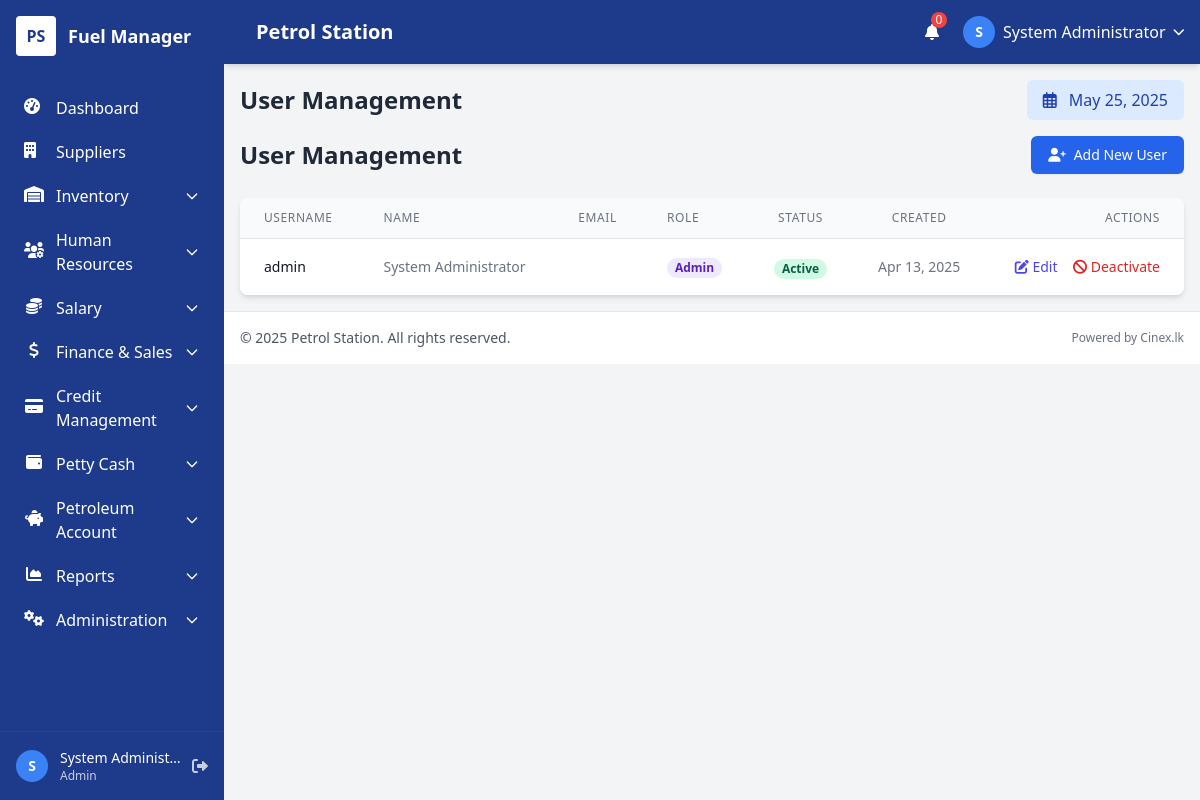
/users.php (signed in), run on the app's committed database.
### tables this page shows
CREATE TABLE `users` (
  `user_id` int(11) NOT NULL AUTO_INCREMENT,
  `username` varchar(50) NOT NULL,
  `password` varchar(255) NOT NULL,
  `full_name` varchar(100) NOT NULL,
  `role` enum('admin','manager','cashier','attendant') NOT NULL DEFAULT 'attendant',
  `status` enum('active','inactive') NOT NULL DEFAULT 'active',
  `last_login` datetime DEFAULT NULL,
  `created_at` timestamp NOT NULL DEFAULT current_timestamp(),
  `email` varchar(100) DEFAULT NULL,
  PRIMARY KEY (`user_id`),
  UNIQUE KEY `username` (`username`)
);

### includes/config.php (called while the page is built, shortened)
<?php
$app_settings = [];

### includes/functions.php (called while the page is built, shortened)
<?php
function load_settings($conn) {
    global $app_settings;
    $query = "SELECT setting_name, setting_value FROM system_settings";
    $result = $conn->query($query);
    if ($result && $result->num_rows > 0) {
        while ($row = $result->fetch_assoc()) {
            $app_settings[$row['setting_name']] = $row['setting_value'];
        }
    }
    return $app_settings;
}
function get_setting($setting_name, $default = null) {
    global $app_settings;
    if (isset($app_settings[$setting_name])) {
        return $app_settings[$setting_name];
    }
    return $default;
}

### includes/db.php (called while the page is built, shortened)
<?php
require_once __DIR__ . '/config.php';
require_once __DIR__ . '/functions.php';
try {
    $conn = @new mysqli($db_host, $db_user, $db_pass, $db_name);
    if (function_exists('load_settings')) {
       load_settings($conn);
    } else {
       error_log("Warning: function 'load_settings' not found after including functions.php in db.php.");
    }
} catch (Exception $e) {
    error_log("Database setup error: " . $e->getMessage());
    echo "<!DOCTYPE html><html><head><title>Database Error</title></head><body style='font-family: sans-serif;'>";
    echo "<div style='border: 2px solid #cc0000; padding: 20px; margin: 30px auto; max-width: 800px; background-color: #fff0f0;'>";
    echo "<h2 style='color: #cc0000;'>Database Connection Error</h2>";
    echo "<p>We encountered a problem connecting to the database. This may be temporary.</p>";
    echo "<p>Please notify the system administrator if this problem persists.</p>";
    echo "</div>";
    echo "</body></html>";
    exit;
}
?>

### users.php (the view, shortened to what this page needs)
<?php
$page_title = "User Management";
require_once 'includes/header.php';
require_once 'includes/db.php';
$actions = ['list', 'add', 'edit', 'delete', 'status'];
$action = isset($_GET['action']) && in_array($_GET['action'], $actions) ? $_GET['action'] : 'list';
$all_users = [];
if ($action === 'list') {
    $sql = "SELECT user_id, username, full_name, email, role, status, created_at FROM users ORDER BY full_name";
    $result = $conn->query($sql);
    if ($result) {
        while ($row = $result->fetch_assoc()) {
            $all_users[] = $row;
        }
    }
}
?>
<div class="mb-6 flex justify-between items-center">
    <h1 class="text-2xl font-bold text-gray-800">User Management</h1>
    <?php if ($action === 'list'): ?>
    <a href="?action=add" class="inline-flex items-center px-4 py-2 border border-transparent rounded-md shadow-sm text-sm font-medium text-white bg-blue-600 hover:bg-blue-700 focus:outline-none focus:ring-2 focus:ring-offset-2 focus:ring-blue-500">
        <i class="fas fa-user-plus mr-2"></i> Add New User
    </a>
    <?php endif; ?>
</div>
<?php if ($action === 'list'): ?>
<div class="bg-white rounded-lg shadow-md overflow-hidden">
    <div class="overflow-x-auto">
        <table class="min-w-full divide-y divide-gray-200">
            <thead class="bg-gray-50">
                <tr>
                    <th scope="col" class="px-6 py-3 text-left text-xs font-medium text-gray-500 uppercase tracking-wider">Username</th>
                    <th scope="col" class="px-6 py-3 text-left text-xs font-medium text-gray-500 uppercase tracking-wider">Name</th>
                    <th scope="col" class="px-6 py-3 text-left text-xs font-medium text-gray-500 uppercase tracking-wider">Email</th>
                    <th scope="col" class="px-6 py-3 text-left text-xs font-medium text-gray-500 uppercase tracking-wider">Role</th>
                    <th scope="col" class="px-6 py-3 text-center text-xs font-medium text-gray-500 uppercase tracking-wider">Status</th>
                    <th scope="col" class="px-6 py-3 text-center text-xs font-medium text-gray-500 uppercase tracking-wider">Created</th>
                    <th scope="col" class="px-6 py-3 text-right text-xs font-medium text-gray-500 uppercase tracking-wider">Actions</th>
                </tr>
            </thead>
            <tbody class="bg-white divide-y divide-gray-200">
                <?php if (empty($all_users)): ?>
                <tr>
                    <td colspan="7" class="px-6 py-4 text-center text-gray-500">No users found</td>
                </tr>
                <?php else: ?>
                <?php foreach ($all_users as $user): ?>
                <tr>
                    <td class="px-6 py-4 whitespace-nowrap text-sm font-medium text-gray-900">
                        <?= htmlspecialchars($user['username']) ?>
                    </td>
                    <td class="px-6 py-4 whitespace-nowrap text-sm text-gray-500">
                        <?= htmlspecialchars($user['full_name']) ?>
                    </td>
                    <td class="px-6 py-4 whitespace-nowrap text-sm text-gray-500">
                    </td>
                    <td class="px-6 py-4 whitespace-nowrap text-sm text-gray-500">
                        <span class="px-2 inline-flex text-xs leading-5 font-semibold rounded-full
                            <?php
                            switch ($user['role']) {
                                case 'admin':
                                    echo 'bg-purple-100 text-purple-800';
                                    break;
                            }
                            ?>">
                            <?= ucfirst(htmlspecialchars($user['role'])) ?>
                        </span>
                    </td>
                    <td class="px-6 py-4 whitespace-nowrap text-center">
                        <span class="px-2 inline-flex text-xs leading-5 font-semibold rounded-full <?= $user['status'] === 'active' ? 'bg-green-100 text-green-800' : 'bg-red-100 text-red-800' ?>">
                            <?= ucfirst($user['status']) ?>
                        </span>
                    </td>
                    <td class="px-6 py-4 whitespace-nowrap text-center text-sm text-gray-500">
                        <?= date('M d, Y', strtotime($user['created_at'])) ?>
                    </td>
                    <td class="px-6 py-4 whitespace-nowrap text-right text-sm font-medium">
                        <a href="?action=edit&id=<?= $user['user_id'] ?>" class="text-indigo-600 hover:text-indigo-900 mr-3">
                            <i class="fas fa-edit"></i> Edit
                        </a>
                        <?php if ($user['user_id'] !== $_SESSION['user_id']):  ?>
                            <?php if ($user['status'] === 'active'): ?>
                                <a href="?action=status&id=<?= $user['user_id'] ?>&status=inactive" class="text-red-600 hover:text-red-900" onclick="return confirm('Are you sure you want to deactivate this user?')">
                                    <i class="fas fa-ban"></i> Deactivate
                                </a>
                            <?php else: ?>
                                <a href="?action=status&id=<?= $user['user_id'] ?>&status=active" class="text-green-600 hover:text-green-900">
                                    <i class="fas fa-check-circle"></i> Activate
                                </a>
                            <?php endif; ?>
                        <?php endif; ?>
                    </td>
                </tr>
                <?php endforeach; ?>
                <?php endif; ?>
            </tbody>
        </table>
    </div>
</div>
<?php endif; ?>
<?php
require_once 'includes/footer.php';
?>

### includes/header.php (shortened to what this page needs)
<?php
$current_page = basename($_SERVER['PHP_SELF']);
$user_data = null;
if (isset($_SESSION['user_id'])) {
    require_once __DIR__ . '/db.php';
    $stmt = $conn->prepare("SELECT user_id, username, full_name, role FROM users WHERE user_id = ?");
    $stmt->bind_param("i", $_SESSION['user_id']);
    $stmt->execute();
    $result = $stmt->get_result();
    $user_data = $result->fetch_assoc();
}
$company_name = get_setting('company_name', 'Fuel Manager');
$current_date = date('F d, Y');
?>
<!DOCTYPE html>
<html lang="en">
<head>
    <link href="https://cdn.jsdelivr.net/npm/tailwindcss@2.2.19/dist/tailwind.min.css" rel="stylesheet">
    <link rel="stylesheet" href="https://cdnjs.cloudflare.com/ajax/libs/font-awesome/6.0.0/css/all.min.css">
</head>
<body class="bg-gray-100">
    <?php if ($current_page != 'login.php'): ?>
    <div class="min-h-screen">
        <?php include_once __DIR__ . '/sidebar.php'; ?>
        <div id="main-content-wrapper">
            <header class="bg-header shadow-md z-20 sticky top-0 main-header">
                <div class="flex justify-between items-center h-16 px-4">
                    <div class="flex items-center">
                        <div class="ml-4 text-white text-xl font-semibold">
                            <?= htmlspecialchars($company_name) ?>
                        </div>
                    </div>
                    <div class="flex items-center space-x-4">
                        <div class="relative">
                            <button class="text-white p-2 rounded-full hover:bg-sidebar-active focus:outline-none">
                                <i class="fas fa-bell"></i>
                                <span class="absolute top-0 right-0 h-4 w-4 bg-red-500 rounded-full text-xs flex items-center justify-center">
                                    0
                                </span>
                            </button>
                        </div>
                        <?php if ($user_data): ?>
                        <div class="relative">
                            <button id="user-menu-button" class="flex items-center space-x-2 text-white focus:outline-none">
                                <div class="w-8 h-8 rounded-full bg-secondary flex items-center justify-center">
                                    <?php
                                    $initials = 'S';
                                    if (isset($user_data['full_name'])) {
                                        $name_parts = explode(' ', $user_data['full_name']);
                                        $initials = strtoupper(substr($name_parts[0], 0, 1));
                                        if (count($name_parts) > 1) {
                                            $initials = strtoupper(substr($name_parts[0], 0, 1));
                                        }
                                    }
                                    ?>
                                    <span class="text-sm font-bold"><?= $initials ?></span>
                                </div>
                                <span class="hidden md:inline"><?= htmlspecialchars($user_data['full_name']) ?></span>
                                <i class="fas fa-chevron-down text-xs"></i>
                            </button>
                        </div>
                        <?php endif; ?>
                    </div>
                </div>
            </header>
            <main class="p-4">
                <?php if (isset($page_title)): ?>
                <div class="flex flex-col md:flex-row justify-between items-start md:items-center mb-4">
                    <div>
                        <h1 class="text-2xl font-bold text-gray-800"><?= htmlspecialchars($page_title) ?></h1>
                    </div>
                    <div class="bg-blue-100 px-4 py-2 rounded-md text-blue-800 font-medium mt-4 md:mt-0">
                        <i class="far fa-calendar-alt mr-2"></i> <?= $current_date ?>
                    </div>
                </div>
                <?php endif; ?>
    <?php endif; ?>

### data on the page
users: full_name "S", full_name "System Administrator", username "admin", role "Admin", status "Active", created_at "Apr 13, 2025"

### other printed values
$text "Dashboard Suppliers"
substr($_SESSION['full_name'] ?? 'U', 0, 1) "S"
$_SESSION['full_name'] "System Administ…"
$_SESSION['role'] "Admin"
$company_name "Petrol Station"
$page_title "User Management"
get_setting('company_name', 'Fuel Manager') "Petrol Station"
